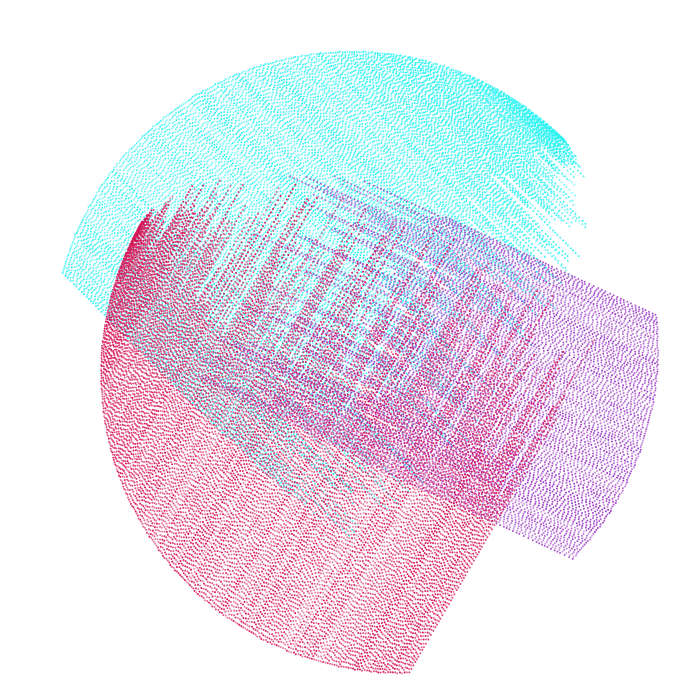
Frame 1 (no input)
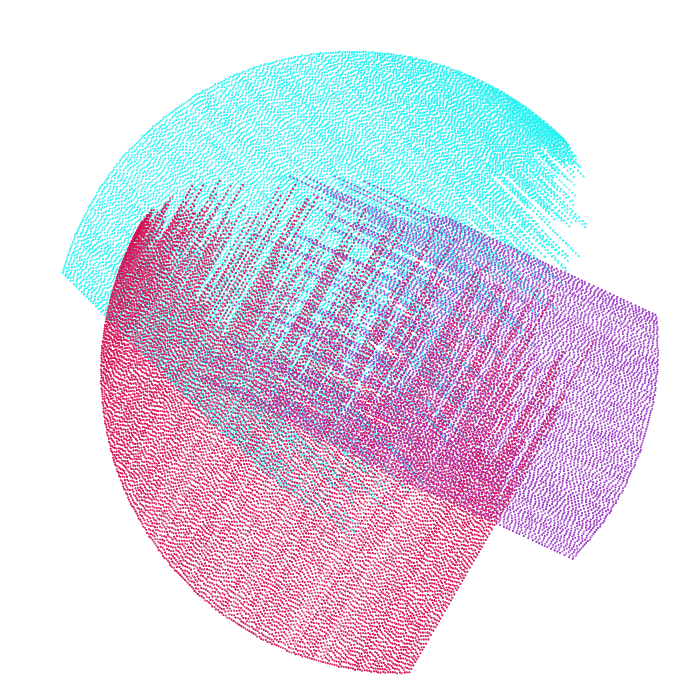
Frame 2 (the mouse pressed at the canvas centre, redrawn once)

The p5.js sketch that drew these frames (run headless with seeded random() and noise() and a simulated clock; the mouse was pressed at the canvas centre and the sketch redrawn once):

// p5.js sketch
// ── sketch.js
let mid = {};
let dish;
let lines = [];
let lines2 = [];
let lines3 = [];
let lines4 = [];
let numberOfPoints = 800;
let nwCutoff = 0;
//https://lh3.googleusercontent.com/-ubAq4W0Zsqk/Wveb4ggSHII/AAAAAAAAVX4/rTcox6LuXVIHxywqhlXhSaoEAyIWJ6-mQCL0BGAYYCw/h467/2018-05-12.png
function setup() {
  //960,720;
  createCanvas(700, 700);
  const bg = ca("#fff");
  background(bg);
  mid = {
    x: width / 2,
    y: height / 2
  };
  noLoop();
  setupSeed();

  dish = new Dish({
    radius: 300,
    numberOfPoints
  });
  nwCutoff = dish.radius / 2;
  let linePoints = dish.points.filter(i => i.x < 0 && i.y < nwCutoff);
  lines = linePoints.map(i => {
    const xabs = Math.abs(i.x);
    return new ColonyLine({
      startingPosition: createVector(i.x, i.y),
      length: random(xabs * 0.85, xabs * 1.5),
      fillColor: ca("#2AF3F2", randomInt(10, 255))
    });
  });

  let linePoints2 = dish.points.filter(i => i.x > 0 && i.y > nwCutoff * -1.05);
  lines2.push(
    ...linePoints2.map(i => {
      const xabs = Math.abs(i.x);
      return new ColonyLine({
        growthDirection: "-x",
        startingPosition: createVector(i.x, i.y),
        length: random(xabs * 0.75, xabs * 1.5),
        fillColor: ca("#9d3bc6", randomInt(0, 10))
      });
    })
  );
  lines3.push(
    ...linePoints2.map(i => {
      const xabs = Math.abs(i.x);
      return new ColonyLine({
        growthDirection: "-x",
        startingPosition: createVector(i.x, i.y),
        length: random(xabs * 0.75, xabs * 1.5),
        fillColor: ca("#2A0D37", randomInt(0, 10))
      });
    })
  );

  lines4.push(
    ...linePoints2.map(i => {
      const xabs = Math.abs(i.x);
      return new ColonyLine({
        growthDirection: "-x",
        startingPosition: createVector(i.x, i.y),
        length: random(xabs * 0.75, xabs * 1.5),
        fillColor: ca("#D71457", randomInt(0, 10))
      });
    })
  );
}
function draw() {
  translate(mid.x, mid.y);

  push();
  rotate(radians(45));
  lines.forEach(i => i.draw());
  pop();

  push();
  translate(10, 0);
  rotate(radians(25));
  lines2.forEach(i => {
    if (i.startingPosition.y < 100) {
      i.draw();
    }
  });
  pop();

  push();
  rotate(radians(180));
  //lines3.forEach(i => i.draw());
  pop();

  push();
  translate(50, 25);
  rotate(radians(-240));
  lines4.forEach(i => i.draw());
  pop();
  // draw a circle to be the petri dish
  if (!dish.drawn) {
    dish.fillColor = ca("#fff", 0);
    dish.draw();
  }
  // find the points along the top left corner of the circle
  // for each of those points, draw a line of colonies in green
  // each colony should be of a similar, but random-like size
  // each line should decrease in density about 60% of the way
  //    through the circle, with the colonies getting slightly
  //    larger and further apart before tapering off
}

function setupSeed() {
  const fromLocation = new URL(document.location).searchParams.get("seed");
  if (fromLocation) {
    window.seed = parseFloat(fromLocation);
  } else {
    window.seed = ceil(random(0, 1000000));
  }
  console.log(window.seed);
  randomSeed(window.seed);
}
function randomFromArray(arr) {
  const i = Math.floor(random(0, arr.length));
  return arr[i];
}

let calog = false;
function ca(c, a) {
  const result = color(c);
  if (a !== undefined) {
    result.levels[3] = a;
  }
  if (!calog) {
    console.log(result);
    calog = true;
  }

  return result;
}

function polygonPoints(radius, numberOfPoints, { x = 0, y = 0, ao = 0 } = {}) {
  var angle = TWO_PI / numberOfPoints;
  const results = [];
  for (var a = 0; a < TWO_PI; a += angle) {
    var sx = x + cos(a + ao) * radius;
    var sy = y + sin(a + ao) * radius;
    results.push({ x: sx, y: sy });
  }
  return results;
}
class Colony {
  constructor({ position } = {}) {
    this.position = position || createVector(0, 0);
    this.strokeWeight = 0;
    this.strokeColor = color("#000");
    this.fillColor = ca(color("green"), 240);
    this.radius = 4;
  }
  draw() {
    strokeWeight(this.strokeWeight);
    stroke(this.strokeColor);
    fill(this.fillColor);
    ellipse(this.position.x, this.position.y, this.radius);
  }
}
function randomInt(a = 0, b = 1) {
  return Math.floor(random(a, b));
}
class ColonyLine {
  constructor({
    startingPosition,
    length,
    growthDirection,
    radiusFunc,
    bufferFunc,
    fillColor
  }) {
    this.startingPosition = startingPosition;
    this.length = length;
    this.growthDirection = growthDirection || "x";
    this.bufferFunc = bufferFunc || (() => randomInt(1, 4));
    this.radiusFunc = radiusFunc || (() => randomInt(2, 3));
    this.fillColor = fillColor;
  }
  makeColonies() {
    let colonyLength = 0;
    const results = [];
    while (colonyLength < this.length) {
      const made = new Colony();
      made.radius = this.radiusFunc();
      made.buffer = this.bufferFunc();
      if (this.fillColor) {
        made.fillColor = this.fillColor;
      }
      made.fillColor.setAlpha(random(128, 255));
      const addSize = made.radius + made.buffer;
      made.position = this.startingPosition.copy();
      const growth = colonyLength + made.radius + Math.floor(made.buffer / 2);
      if (this.growthDirection == "x") {
        made.position.x += growth;
      } else if (this.growthDirection == "-y") {
        made.position.y -= growth;
      } else if (this.growthDirection == "-x") {
        made.position.x -= growth;
      }
      colonyLength += addSize;
      results.push(made);
    }
    return results;
  }
  draw() {
    if (!this.colonies) {
      this.colonies = this.makeColonies();
    }
    this.colonies.forEach(c => {
      c.draw();
    });
  }
}

class Dish {
  constructor({ radius, numberOfPoints }) {
    this.position = createVector(0, 0);
    this.radius = radius;
    this.numberOfPoints = numberOfPoints;
    this.strokeWeight = 10;
    this.strokeColor = color("#000");
    this.fillColor = color("#fff");
    this.points = this.calculatePoints(this.numberOfPoints);
    this.drawn = false;
  }
  calculatePoints(n) {
    return polygonPoints(this.radius, n, {
      ...this.position
    });
  }
  draw() {
    strokeWeight(this.strokeWeight);
    stroke(this.strokeColor);
    fill(this.fillColor);
    //this.drawPoints();
    //this.drawCircle();
    this.drawn = true;
  }
  drawPoints() {
    this.points.forEach(i => {
      ellipse(i.x, i.y, 5, 5);
    });
    ellipse(0, 0, 5);
  }
  drawCircle() {
    ellipse(this.position.x, this.position.y, this.radius * 2);
  }
}
